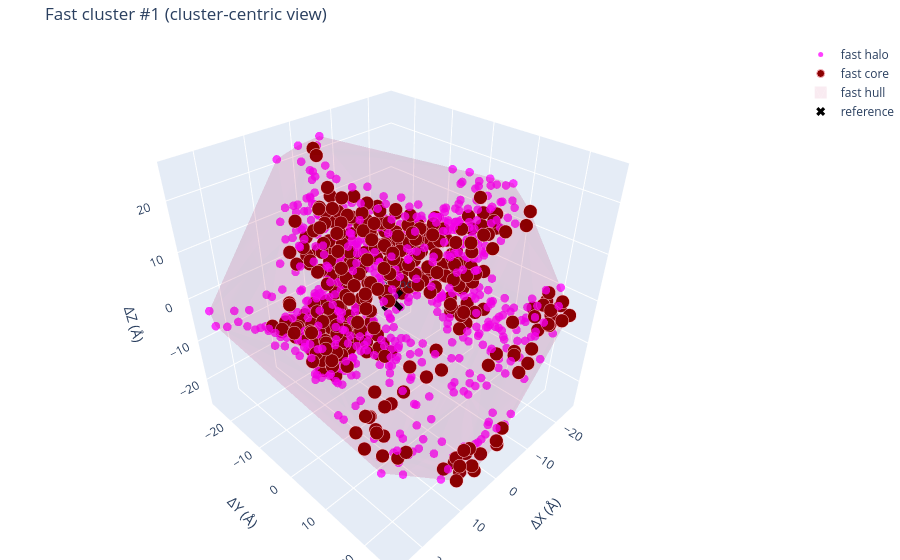

The notebook cell this image was saved under:
### Code cell
fig = plot_single_cluster_3d_plotly(
    result,
    kind="fast",
    cluster_rank=1,
    center_mode="centroid",
    show_hull=True,
)
fig.show()

### Figure 1 — Plotly figure (JSON) as saved in the notebook; plotly's stock layout.template omitted (floating-point values rounded to 4 significant figures; data arrays with more than 128 entries replaced by an {"elided": "..."} marker saying what was removed)
{"data": [{"marker": {"color": "magenta", "opacity": 0.75, "size": 5}, "mode": "markers", "name": "fast halo", "type": "scatter3d", "x": {"elided": "584 float values"}, "y": {"elided": "584 float values"}, "z": {"elided": "584 float values"}}, {"marker": {"color": "darkred", "line": {"color": "pink", "width": 1}, "opacity": 1, "size": 8}, "mode": "markers", "name": "fast core", "type": "scatter3d", "x": {"elided": "405 float values"}, "y": {"elided": "405 float values"}, "z": {"elided": "405 float values"}}, {"color": "rgba(180,0,80,0.65)", "hoverinfo": "skip", "i": [492, 492, 872, 872, 514, 435, 435, 435, 30, 30, 574, 574, 152, 152, 152, 308, 308, 243, 243, 243, 243, 582, 582, 582, 582, 582, 582, 543, 543, 543, 543, 543, 510, 147, 147, 147, 197, 197, 197, 368, 368, 368, 368, 772, 772, 772, 772, 45, 45, 45, 45, 95, 95, 80, 566, 566, 566, 988, 988, 721, 721, 970, 970, 970, 970, 970, 3, 3, 3, 3, 3, 3, 487, 487, 487, 487, 487, 487, 460, 460, 460, 460, 460, 173, 173, 173, 173, 193, 193, 193, 44, 44, 774, 774, 774, 928, 928, 564, 564, 564, 102, 102, 815, 815, 815, 33, 262, 262, 262, 107, 107, 107, 107, 682, 682, 682, 682, 27, 27, 27, 27, 187, 187, 187, 187, 187], "j": [693, 693, 59, 59, 481, 798, 693, 693, 893, 59, 492, 492, 602, 59, 59, 59, 514, 219, 748, 910, 748, 219, 720, 872, 219, 693, 693, 602, 373, 373, 602, 872, 603, 883, 435, 435, 435, 435, 510, 893, 490, 893, 603, 748, 373, 798, 748, 30, 30, 602, 893, 30, 30, 574, 720, 308, 308, 308, 308, 435, 243, 582, 582, 373, 910, 373, 574, 80, 514, 510, 481, 80, 510, 95, 510, 988, 95, 988, 435, 721, 721, 219, 243, 197, 3, 197, 3, 197, 506, 883, 368, 368, 506, 193, 193, 506, 2, 44, 928, 928, 772, 2, 44, 368, 368, 197, 102, 564, 564, 102, 373, 102, 772, 815, 33, 33, 815, 262, 262, 490, 102, 564, 682, 564, 506, 682], "k": [757, 174, 620, 720, 174, 601, 976, 757, 557, 602, 174, 757, 620, 620, 602, 720, 174, 910, 798, 473, 473, 910, 174, 720, 976, 976, 174, 139, 139, 872, 620, 620, 557, 601, 601, 883, 757, 883, 603, 139, 139, 557, 557, 473, 473, 601, 798, 602, 893, 139, 139, 557, 59, 174, 174, 174, 720, 59, 514, 798, 798, 910, 872, 872, 473, 473, 757, 574, 481, 514, 174, 174, 557, 557, 514, 514, 59, 59, 976, 435, 243, 976, 219, 757, 757, 510, 510, 883, 197, 601, 416, 490, 601, 601, 506, 601, 601, 490, 506, 2, 601, 601, 416, 416, 603, 603, 2, 490, 2, 139, 139, 772, 373, 44, 603, 197, 603, 490, 102, 139, 139, 44, 44, 506, 197, 197], "name": "fast hull", "opacity": 0.12, "showlegend": true, "type": "mesh3d", "x": {"elided": "989 float values"}, "y": {"elided": "989 float values"}, "z": {"elided": "989 float values"}}, {"marker": {"color": "black", "size": 8, "symbol": "x"}, "mode": "markers+text", "name": "reference", "text": ["reference"], "textposition": "top center", "type": "scatter3d", "x": [0], "y": [0], "z": [0]}], "layout": {"margin": {"b": 0, "l": 0, "r": 0, "t": 40}, "scene": {"aspectmode": "data", "xaxis": {"range": [-26.59, 26.51], "title": {"text": "ΔX (Å)"}}, "yaxis": {"range": [-26.94, 26.95], "title": {"text": "ΔY (Å)"}}, "zaxis": {"range": [-26.95, 26.91], "title": {"text": "ΔZ (Å)"}}}, "title": {"text": "Fast cluster #1 (cluster-centric view)"}}}
